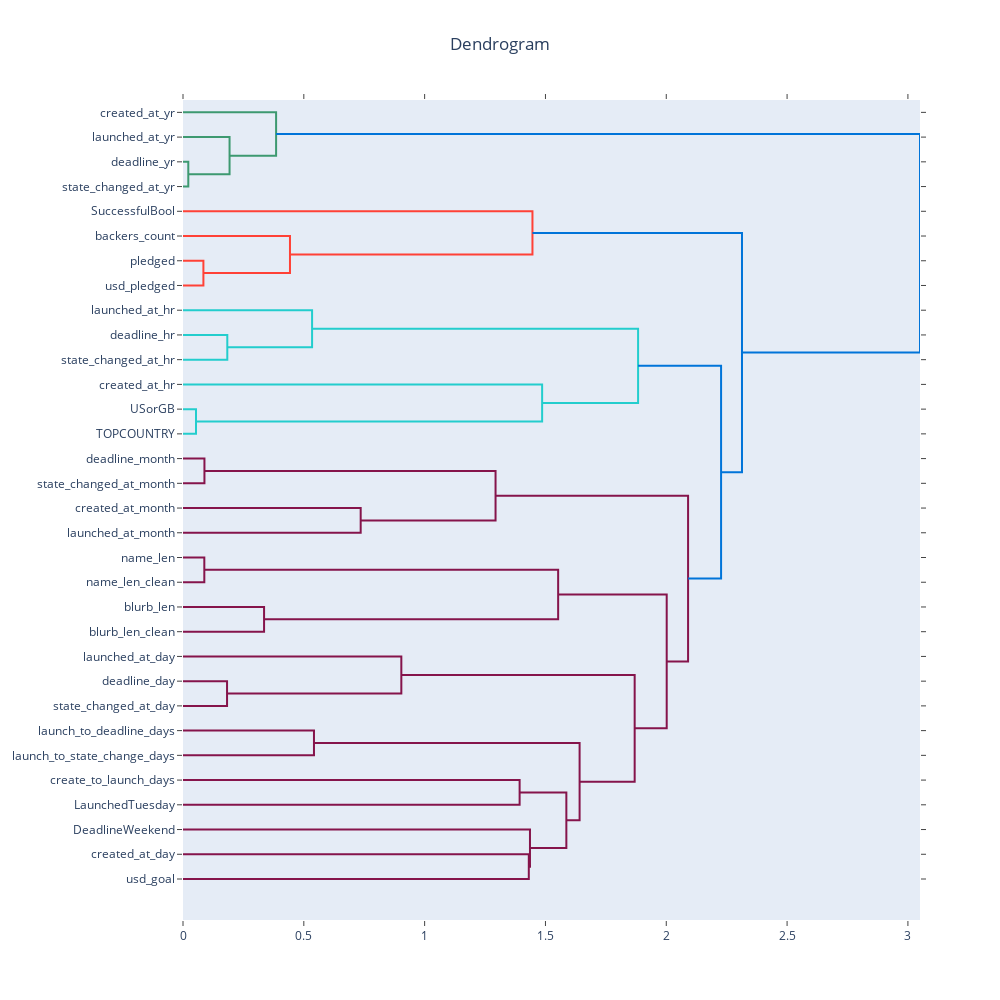

The notebook cell saved with this chart:
### Markdown cell above
## Visualize dendrogram

### Code cell
import plotly.figure_factory as ff

fig = ff.create_dendrogram(
    kickstarter_numeric_df.corr(),
    orientation="left",
    labels=kickstarter_numeric_df.columns,
)
fig.update_layout(
    title="Dendrogram",
    title_x=0.5,
    width=1000,
    height=1000,
    xaxis_showgrid=False,
    yaxis_showgrid=False,
)
fig.show()

### Figure 1 — Plotly figure (JSON) as saved in the notebook; plotly's stock layout.template omitted (floating-point values rounded to 4 significant figures)
{"data": [{"hoverinfo": "text", "marker": {"color": "rgb(61,153,112)"}, "mode": "lines", "type": "scatter", "x": [0, 0.02188, 0.02188, 0], "xaxis": "x", "y": [-25, -25, -35, -35], "yaxis": "y"}, {"hoverinfo": "text", "marker": {"color": "rgb(61,153,112)"}, "mode": "lines", "type": "scatter", "x": [0, 0.1927, 0.1927, 0.02188], "xaxis": "x", "y": [-15, -15, -30, -30], "yaxis": "y"}, {"hoverinfo": "text", "marker": {"color": "rgb(61,153,112)"}, "mode": "lines", "type": "scatter", "x": [0, 0.3853, 0.3853, 0.1927], "xaxis": "x", "y": [-5, -5, -22.5, -22.5], "yaxis": "y"}, {"hoverinfo": "text", "marker": {"color": "rgb(255,65,54)"}, "mode": "lines", "type": "scatter", "x": [0, 0.08442, 0.08442, 0], "xaxis": "x", "y": [-65, -65, -75, -75], "yaxis": "y"}, {"hoverinfo": "text", "marker": {"color": "rgb(255,65,54)"}, "mode": "lines", "type": "scatter", "x": [0, 0.4427, 0.4427, 0.08442], "xaxis": "x", "y": [-55, -55, -70, -70], "yaxis": "y"}, {"hoverinfo": "text", "marker": {"color": "rgb(255,65,54)"}, "mode": "lines", "type": "scatter", "x": [0, 1.446, 1.446, 0.4427], "xaxis": "x", "y": [-45, -45, -62.5, -62.5], "yaxis": "y"}, {"hoverinfo": "text", "marker": {"color": "rgb(35,205,205)"}, "mode": "lines", "type": "scatter", "x": [0, 0.1833, 0.1833, 0], "xaxis": "x", "y": [-95, -95, -105, -105], "yaxis": "y"}, {"hoverinfo": "text", "marker": {"color": "rgb(35,205,205)"}, "mode": "lines", "type": "scatter", "x": [0, 0.5342, 0.5342, 0.1833], "xaxis": "x", "y": [-85, -85, -100, -100], "yaxis": "y"}, {"hoverinfo": "text", "marker": {"color": "rgb(35,205,205)"}, "mode": "lines", "type": "scatter", "x": [0, 0.05378, 0.05378, 0], "xaxis": "x", "y": [-125, -125, -135, -135], "yaxis": "y"}, {"hoverinfo": "text", "marker": {"color": "rgb(35,205,205)"}, "mode": "lines", "type": "scatter", "x": [0, 1.486, 1.486, 0.05378], "xaxis": "x", "y": [-115, -115, -130, -130], "yaxis": "y"}, {"hoverinfo": "text", "marker": {"color": "rgb(35,205,205)"}, "mode": "lines", "type": "scatter", "x": [0.5342, 1.883, 1.883, 1.486], "xaxis": "x", "y": [-92.5, -92.5, -122.5, -122.5], "yaxis": "y"}, {"hoverinfo": "text", "marker": {"color": "rgb(133,20,75)"}, "mode": "lines", "type": "scatter", "x": [0, 0.08875, 0.08875, 0], "xaxis": "x", "y": [-145, -145, -155, -155], "yaxis": "y"}, {"hoverinfo": "text", "marker": {"color": "rgb(133,20,75)"}, "mode": "lines", "type": "scatter", "x": [0, 0.7353, 0.7353, 0], "xaxis": "x", "y": [-165, -165, -175, -175], "yaxis": "y"}, {"hoverinfo": "text", "marker": {"color": "rgb(133,20,75)"}, "mode": "lines", "type": "scatter", "x": [0.08875, 1.293, 1.293, 0.7353], "xaxis": "x", "y": [-150, -150, -170, -170], "yaxis": "y"}, {"hoverinfo": "text", "marker": {"color": "rgb(133,20,75)"}, "mode": "lines", "type": "scatter", "x": [0, 0.08823, 0.08823, 0], "xaxis": "x", "y": [-185, -185, -195, -195], "yaxis": "y"}, {"hoverinfo": "text", "marker": {"color": "rgb(133,20,75)"}, "mode": "lines", "type": "scatter", "x": [0, 0.3355, 0.3355, 0], "xaxis": "x", "y": [-205, -205, -215, -215], "yaxis": "y"}, {"hoverinfo": "text", "marker": {"color": "rgb(133,20,75)"}, "mode": "lines", "type": "scatter", "x": [0.08823, 1.553, 1.553, 0.3355], "xaxis": "x", "y": [-190, -190, -210, -210], "yaxis": "y"}, {"hoverinfo": "text", "marker": {"color": "rgb(133,20,75)"}, "mode": "lines", "type": "scatter", "x": [0, 0.1823, 0.1823, 0], "xaxis": "x", "y": [-235, -235, -245, -245], "yaxis": "y"}, {"hoverinfo": "text", "marker": {"color": "rgb(133,20,75)"}, "mode": "lines", "type": "scatter", "x": [0, 0.9036, 0.9036, 0.1823], "xaxis": "x", "y": [-225, -225, -240, -240], "yaxis": "y"}, {"hoverinfo": "text", "marker": {"color": "rgb(133,20,75)"}, "mode": "lines", "type": "scatter", "x": [0, 0.542, 0.542, 0], "xaxis": "x", "y": [-255, -255, -265, -265], "yaxis": "y"}, {"hoverinfo": "text", "marker": {"color": "rgb(133,20,75)"}, "mode": "lines", "type": "scatter", "x": [0, 1.393, 1.393, 0], "xaxis": "x", "y": [-275, -275, -285, -285], "yaxis": "y"}, {"hoverinfo": "text", "marker": {"color": "rgb(133,20,75)"}, "mode": "lines", "type": "scatter", "x": [0, 1.431, 1.431, 0], "xaxis": "x", "y": [-305, -305, -315, -315], "yaxis": "y"}, {"hoverinfo": "text", "marker": {"color": "rgb(133,20,75)"}, "mode": "lines", "type": "scatter", "x": [0, 1.436, 1.436, 1.431], "xaxis": "x", "y": [-295, -295, -310, -310], "yaxis": "y"}, {"hoverinfo": "text", "marker": {"color": "rgb(133,20,75)"}, "mode": "lines", "type": "scatter", "x": [1.393, 1.586, 1.586, 1.436], "xaxis": "x", "y": [-280, -280, -302.5, -302.5], "yaxis": "y"}, {"hoverinfo": "text", "marker": {"color": "rgb(133,20,75)"}, "mode": "lines", "type": "scatter", "x": [0.542, 1.641, 1.641, 1.586], "xaxis": "x", "y": [-260, -260, -291.2, -291.2], "yaxis": "y"}, {"hoverinfo": "text", "marker": {"color": "rgb(133,20,75)"}, "mode": "lines", "type": "scatter", "x": [0.9036, 1.869, 1.869, 1.641], "xaxis": "x", "y": [-232.5, -232.5, -275.6, -275.6], "yaxis": "y"}, {"hoverinfo": "text", "marker": {"color": "rgb(133,20,75)"}, "mode": "lines", "type": "scatter", "x": [1.553, 2.002, 2.002, 1.869], "xaxis": "x", "y": [-200, -200, -254.1, -254.1], "yaxis": "y"}, {"hoverinfo": "text", "marker": {"color": "rgb(133,20,75)"}, "mode": "lines", "type": "scatter", "x": [1.293, 2.09, 2.09, 2.002], "xaxis": "x", "y": [-160, -160, -227.0, -227.0], "yaxis": "y"}, {"hoverinfo": "text", "marker": {"color": "rgb(0,116,217)"}, "mode": "lines", "type": "scatter", "x": [1.883, 2.227, 2.227, 2.09], "xaxis": "x", "y": [-107.5, -107.5, -193.5, -193.5], "yaxis": "y"}, {"hoverinfo": "text", "marker": {"color": "rgb(0,116,217)"}, "mode": "lines", "type": "scatter", "x": [1.446, 2.313, 2.313, 2.227], "xaxis": "x", "y": [-53.75, -53.75, -150.5, -150.5], "yaxis": "y"}, {"hoverinfo": "text", "marker": {"color": "rgb(0,116,217)"}, "mode": "lines", "type": "scatter", "x": [0.3853, 3.05, 3.05, 2.313], "xaxis": "x", "y": [-13.75, -13.75, -102.1, -102.1], "yaxis": "y"}], "layout": {"autosize": false, "height": 1000, "hovermode": "closest", "showlegend": false, "title": {"text": "Dendrogram", "x": 0.5}, "width": 1000, "xaxis": {"mirror": "allticks", "rangemode": "tozero", "showgrid": false, "showline": true, "showticklabels": true, "ticks": "outside", "type": "linear", "zeroline": false}, "yaxis": {"mirror": "allticks", "rangemode": "tozero", "showgrid": false, "showline": true, "showticklabels": true, "tickmode": "array", "ticks": "outside", "ticktext": ["created_at_yr", "launched_at_yr", "deadline_yr", "state_changed_at_yr", "SuccessfulBool", "backers_count", "pledged", "usd_pledged", "launched_at_hr", "deadline_hr", "state_changed_at_hr", "created_at_hr", "USorGB", "TOPCOUNTRY", "deadline_month", "state_changed_at_month", "created_at_month", "launched_at_month", "name_len", "name_len_clean", "blurb_len", "blurb_len_clean", "launched_at_day", "deadline_day", "state_changed_at_day", "launch_to_deadline_days", "launch_to_state_change_days", "create_to_launch_days", "LaunchedTuesday", "DeadlineWeekend", "created_at_day", "usd_goal"], "tickvals": [-5, -15, -25, -35, -45, -55, -65, -75, -85, -95, -105, -115, -125, -135, -145, -155, -165, -175, -185, -195, -205, -215, -225, -235, -245, -255, -265, -275, -285, -295, -305, -315], "type": "linear", "zeroline": false}}}
